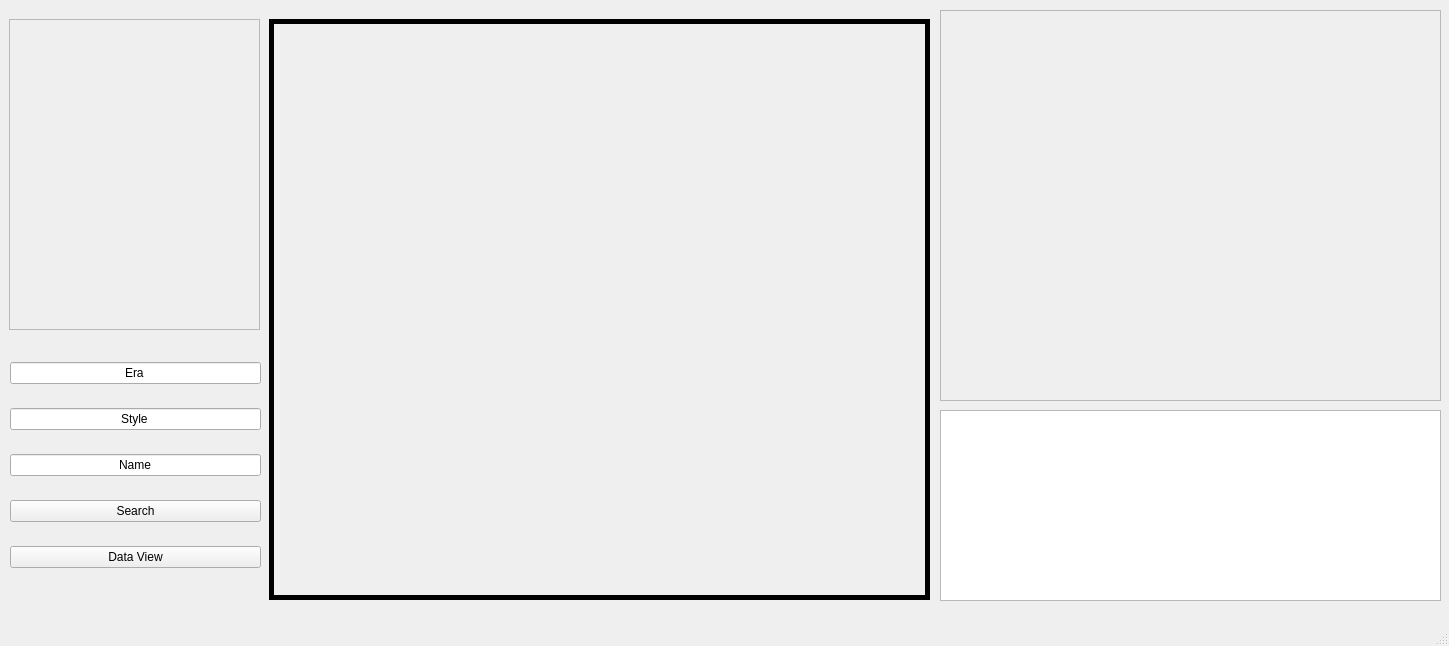
<?xml version="1.0" encoding="UTF-8"?>
<ui version="4.0">
 <class>MainWindow</class>
 <widget class="QMainWindow" name="MainWindow">
  <property name="geometry">
   <rect>
    <x>0</x>
    <y>0</y>
    <width>1449</width>
    <height>646</height>
   </rect>
  </property>
  <property name="windowTitle">
   <string>MainWindow</string>
  </property>
  <widget class="QWidget" name="centralwidget">
   <widget class="QTextBrowser" name="textBrowser">
    <property name="geometry">
     <rect>
      <x>940</x>
      <y>410</y>
      <width>501</width>
      <height>191</height>
     </rect>
    </property>
   </widget>
   <widget class="QScrollArea" name="scrollArea">
    <property name="geometry">
     <rect>
      <x>940</x>
      <y>10</y>
      <width>501</width>
      <height>391</height>
     </rect>
    </property>
    <property name="widgetResizable">
     <bool>true</bool>
    </property>
    <widget class="QWidget" name="scrollAreaWidgetContents">
     <property name="geometry">
      <rect>
       <x>0</x>
       <y>0</y>
       <width>499</width>
       <height>389</height>
      </rect>
     </property>
    </widget>
   </widget>
   <widget class="QScrollArea" name="scrollArea_2">
    <property name="geometry">
     <rect>
      <x>9</x>
      <y>19</y>
      <width>251</width>
      <height>311</height>
     </rect>
    </property>
    <property name="widgetResizable">
     <bool>true</bool>
    </property>
    <widget class="QWidget" name="scrollAreaWidgetContents_2">
     <property name="geometry">
      <rect>
       <x>0</x>
       <y>0</y>
       <width>249</width>
       <height>309</height>
      </rect>
     </property>
    </widget>
   </widget>
   <widget class="QWidget" name="verticalLayoutWidget">
    <property name="geometry">
     <rect>
      <x>10</x>
      <y>350</y>
      <width>251</width>
      <height>231</height>
     </rect>
    </property>
    <layout class="QVBoxLayout" name="verticalLayout">
     <property name="spacing">
      <number>15</number>
     </property>
     <property name="topMargin">
      <number>3</number>
     </property>
     <item>
      <widget class="QLineEdit" name="lineEdit">
       <property name="sizePolicy">
        <sizepolicy hsizetype="Expanding" vsizetype="Fixed">
         <horstretch>0</horstretch>
         <verstretch>0</verstretch>
        </sizepolicy>
       </property>
       <property name="inputMask">
        <string/>
       </property>
       <property name="text">
        <string>Era</string>
       </property>
       <property name="alignment">
        <set>Qt::AlignCenter</set>
       </property>
      </widget>
     </item>
     <item>
      <widget class="QLineEdit" name="lineEdit_2">
       <property name="sizePolicy">
        <sizepolicy hsizetype="Expanding" vsizetype="Fixed">
         <horstretch>0</horstretch>
         <verstretch>0</verstretch>
        </sizepolicy>
       </property>
       <property name="inputMask">
        <string/>
       </property>
       <property name="text">
        <string>Style</string>
       </property>
       <property name="alignment">
        <set>Qt::AlignCenter</set>
       </property>
      </widget>
     </item>
     <item>
      <widget class="QLineEdit" name="lineEdit_3">
       <property name="sizePolicy">
        <sizepolicy hsizetype="Expanding" vsizetype="Fixed">
         <horstretch>0</horstretch>
         <verstretch>0</verstretch>
        </sizepolicy>
       </property>
       <property name="inputMask">
        <string/>
       </property>
       <property name="text">
        <string>Name</string>
       </property>
       <property name="alignment">
        <set>Qt::AlignCenter</set>
       </property>
      </widget>
     </item>
     <item>
      <widget class="QPushButton" name="pushButton">
       <property name="sizePolicy">
        <sizepolicy hsizetype="Minimum" vsizetype="Fixed">
         <horstretch>0</horstretch>
         <verstretch>0</verstretch>
        </sizepolicy>
       </property>
       <property name="text">
        <string>Search</string>
       </property>
      </widget>
     </item>
     <item>
      <widget class="QPushButton" name="pushButton_2">
       <property name="text">
        <string>Data View</string>
       </property>
      </widget>
     </item>
    </layout>
   </widget>
   <widget class="QFrame" name="frame">
    <property name="geometry">
     <rect>
      <x>269</x>
      <y>19</y>
      <width>661</width>
      <height>581</height>
     </rect>
    </property>
    <property name="frameShape">
     <enum>QFrame::Box</enum>
    </property>
    <property name="frameShadow">
     <enum>QFrame::Plain</enum>
    </property>
    <property name="lineWidth">
     <number>5</number>
    </property>
    <property name="midLineWidth">
     <number>0</number>
    </property>
   </widget>
  </widget>
  <widget class="QMenuBar" name="menubar">
   <property name="geometry">
    <rect>
     <x>0</x>
     <y>0</y>
     <width>1449</width>
     <height>22</height>
    </rect>
   </property>
  </widget>
  <widget class="QStatusBar" name="statusbar"/>
 </widget>
 <resources/>
 <connections/>
</ui>
